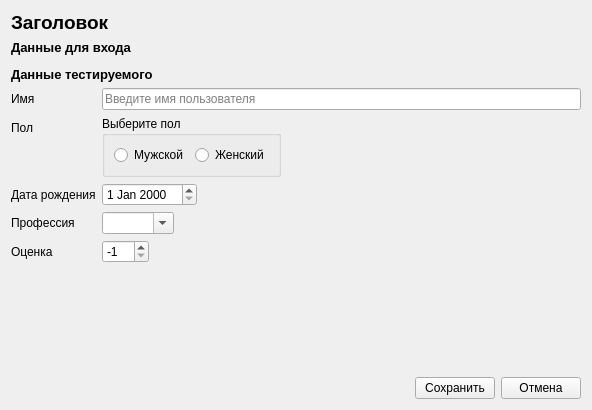
<?xml version="1.0" encoding="UTF-8"?>
<ui version="4.0">
 <class>AddUserView</class>
 <widget class="QWidget" name="AddUserView">
  <property name="geometry">
   <rect>
    <x>0</x>
    <y>0</y>
    <width>592</width>
    <height>410</height>
   </rect>
  </property>
  <property name="windowTitle">
   <string>Form</string>
  </property>
  <layout class="QVBoxLayout" name="verticalLayout">
   <item>
    <widget class="QLabel" name="title">
     <property name="font">
      <font>
       <pointsize>14</pointsize>
       <weight>75</weight>
       <bold>true</bold>
      </font>
     </property>
     <property name="text">
      <string>Заголовок</string>
     </property>
    </widget>
   </item>
   <item>
    <widget class="QLabel" name="loginDataTitle">
     <property name="font">
      <font>
       <pointsize>10</pointsize>
       <weight>75</weight>
       <bold>true</bold>
      </font>
     </property>
     <property name="text">
      <string>Данные для входа</string>
     </property>
    </widget>
   </item>
   <item>
    <widget class="UserDataForm" name="userDataForm" native="true"/>
   </item>
   <item>
    <widget class="QLabel" name="label_10">
     <property name="font">
      <font>
       <pointsize>10</pointsize>
       <weight>75</weight>
       <bold>true</bold>
      </font>
     </property>
     <property name="text">
      <string>Данные тестируемого</string>
     </property>
    </widget>
   </item>
   <item>
    <layout class="QFormLayout" name="formLayout_2">
     <item row="2" column="0">
      <widget class="QLabel" name="label_4">
       <property name="text">
        <string>Дата рождения</string>
       </property>
       <property name="buddy">
        <cstring>birthday</cstring>
       </property>
      </widget>
     </item>
     <item row="2" column="1">
      <layout class="QHBoxLayout" name="horizontalLayout">
       <item>
        <widget class="QDateEdit" name="birthday"/>
       </item>
       <item>
        <spacer name="horizontalSpacer">
         <property name="orientation">
          <enum>Qt::Horizontal</enum>
         </property>
         <property name="sizeHint" stdset="0">
          <size>
           <width>40</width>
           <height>20</height>
          </size>
         </property>
        </spacer>
       </item>
      </layout>
     </item>
     <item row="0" column="0">
      <widget class="QLabel" name="label_5">
       <property name="text">
        <string>Имя</string>
       </property>
       <property name="buddy">
        <cstring>name</cstring>
       </property>
      </widget>
     </item>
     <item row="0" column="1">
      <widget class="QLineEdit" name="name">
       <property name="placeholderText">
        <string>Введите имя пользователя</string>
       </property>
      </widget>
     </item>
     <item row="1" column="0">
      <widget class="QLabel" name="label_6">
       <property name="text">
        <string>Пол</string>
       </property>
      </widget>
     </item>
     <item row="3" column="0">
      <widget class="QLabel" name="label_7">
       <property name="text">
        <string>Профессия</string>
       </property>
       <property name="buddy">
        <cstring>profession</cstring>
       </property>
      </widget>
     </item>
     <item row="3" column="1">
      <layout class="QHBoxLayout" name="horizontalLayout_3">
       <item>
        <widget class="QComboBox" name="profession">
         <property name="toolTip">
          <string>Если нет подходящей профессии - введите свою</string>
         </property>
         <property name="editable">
          <bool>true</bool>
         </property>
        </widget>
       </item>
       <item>
        <spacer name="horizontalSpacer_2">
         <property name="orientation">
          <enum>Qt::Horizontal</enum>
         </property>
         <property name="sizeHint" stdset="0">
          <size>
           <width>40</width>
           <height>20</height>
          </size>
         </property>
        </spacer>
       </item>
      </layout>
     </item>
     <item row="4" column="0">
      <widget class="QLabel" name="label_8">
       <property name="text">
        <string>Оценка</string>
       </property>
       <property name="buddy">
        <cstring>assessment</cstring>
       </property>
      </widget>
     </item>
     <item row="4" column="1">
      <layout class="QHBoxLayout" name="horizontalLayout_4">
       <item>
        <widget class="QSpinBox" name="assessment">
         <property name="toolTip">
          <string>Значение -1 исключает пользователя из оценивания</string>
         </property>
         <property name="minimum">
          <number>-1</number>
         </property>
         <property name="maximum">
          <number>100</number>
         </property>
         <property name="value">
          <number>-1</number>
         </property>
        </widget>
       </item>
       <item>
        <spacer name="horizontalSpacer_3">
         <property name="orientation">
          <enum>Qt::Horizontal</enum>
         </property>
         <property name="sizeHint" stdset="0">
          <size>
           <width>40</width>
           <height>20</height>
          </size>
         </property>
        </spacer>
       </item>
      </layout>
     </item>
     <item row="1" column="1">
      <layout class="QHBoxLayout" name="horizontalLayout_6">
       <item>
        <widget class="QGroupBox" name="genderGroup">
         <property name="title">
          <string>Выберите пол</string>
         </property>
         <layout class="QHBoxLayout" name="horizontalLayout_2">
          <item>
           <widget class="QRadioButton" name="maleRadioButton">
            <property name="text">
             <string>Мужской</string>
            </property>
           </widget>
          </item>
          <item>
           <widget class="QRadioButton" name="femaleRadioButton">
            <property name="text">
             <string>Женский</string>
            </property>
           </widget>
          </item>
         </layout>
        </widget>
       </item>
       <item>
        <spacer name="horizontalSpacer_5">
         <property name="orientation">
          <enum>Qt::Horizontal</enum>
         </property>
         <property name="sizeHint" stdset="0">
          <size>
           <width>40</width>
           <height>20</height>
          </size>
         </property>
        </spacer>
       </item>
      </layout>
     </item>
    </layout>
   </item>
   <item>
    <spacer name="verticalSpacer">
     <property name="orientation">
      <enum>Qt::Vertical</enum>
     </property>
     <property name="sizeHint" stdset="0">
      <size>
       <width>20</width>
       <height>40</height>
      </size>
     </property>
    </spacer>
   </item>
   <item>
    <layout class="QHBoxLayout" name="horizontalLayout_5">
     <item>
      <spacer name="horizontalSpacer_4">
       <property name="orientation">
        <enum>Qt::Horizontal</enum>
       </property>
       <property name="sizeHint" stdset="0">
        <size>
         <width>40</width>
         <height>20</height>
        </size>
       </property>
      </spacer>
     </item>
     <item>
      <widget class="QPushButton" name="saveBtn">
       <property name="text">
        <string>Сохранить</string>
       </property>
      </widget>
     </item>
     <item>
      <widget class="QPushButton" name="cancelBtn">
       <property name="text">
        <string>Отмена</string>
       </property>
      </widget>
     </item>
    </layout>
   </item>
  </layout>
 </widget>
 <customwidgets>
  <customwidget>
   <class>UserDataForm</class>
   <extends>QWidget</extends>
   <header>Forms/UserDataForm/UserDataForm.h</header>
   <container>1</container>
  </customwidget>
 </customwidgets>
 <tabstops>
  <tabstop>name</tabstop>
  <tabstop>maleRadioButton</tabstop>
  <tabstop>femaleRadioButton</tabstop>
  <tabstop>birthday</tabstop>
  <tabstop>profession</tabstop>
  <tabstop>assessment</tabstop>
  <tabstop>saveBtn</tabstop>
  <tabstop>cancelBtn</tabstop>
 </tabstops>
 <resources/>
 <connections/>
</ui>
